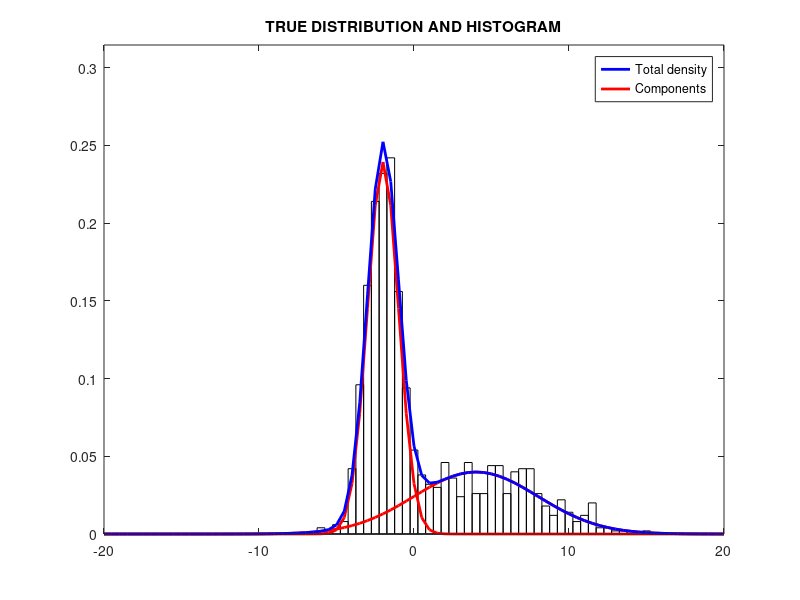
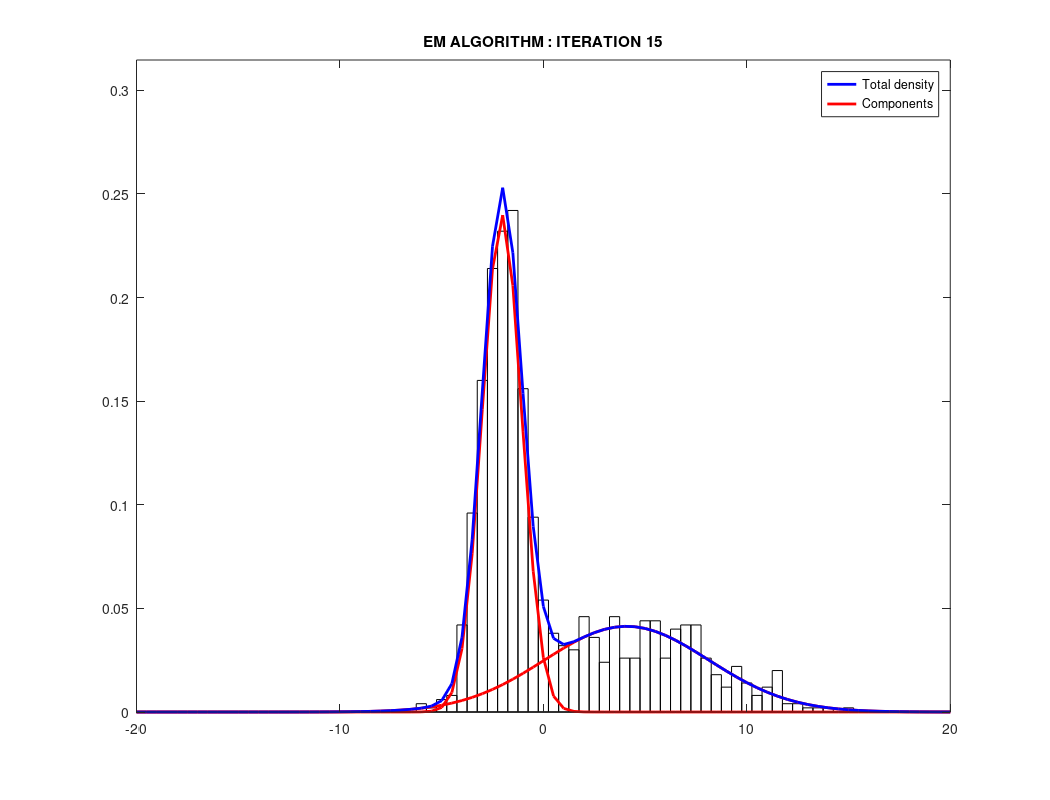

Source code (MATLAB) for these figures, in order:
function expMax

% EXPECTATION-MAXIMIZATION ALGORITHM WITH
% TWO GAUSSIAN COMPONENTS.

% GET DATA VECTOR (x)
x = MakeData;

N = length(x);

K = 2;   % NUMBER OF COMPONENTS

% INITIALIZE EM ALGORITHM

Xmean = [1 2];
Xstd = [7 1];
Pk = [0.4 0.6];

binwidth = 0.5;
bins = (-20:binwidth:20)';
n = hist(x,bins);
n = n/N/binwidth;

LW = 2;

for iter = 1:15
    
    figure(2)
    clf
    h = bar(bins,n,1);
    set(h,'FaceColor','w');
    px = zeros(size(bins));
    for k = 1:K    
        pk = Pk(k)/sqrt(2*pi)/Xstd(k)*exp(-(bins-Xmean(k)).^2/(2*Xstd(k)^2));
        px = px + pk;
        hold on
        ha1 = plot(bins,pk,'r', 'linewidth', LW);
    end
    hax = plot(bins,px,'blue', 'linewidth', LW);
    legend([ hax, ha1 ] , 'Total density', 'Components')
    s = sprintf('EM ALGORITHM : ITERATION %d',iter);
    title(s);
    xlim(bins([1 end]))
    ylim([0 1.3*max(n)])
    
    
    orient landscape
%     if iter == 1
%         print -dpsc expMax
%     else
%         print -append -dpsc expMax
%     end
    
    drawnow
    % disp('I am pausing for you to press a key.')
    % pause
    
    
    % E-STEP
    
    p1 = Pk(1)/sqrt(2*pi)/Xstd(1)*exp(-(x-Xmean(1)).^2/(2*Xstd(1)^2));
    p2 = Pk(2)/sqrt(2*pi)/Xstd(2)*exp(-(x-Xmean(2)).^2/(2*Xstd(2)^2));
    Px = p1 + p2;
    pkn = [p1./Px p2./Px];
    
    % M-STEP
    
    Pk = sum(pkn)/N;
    
    for k = 1:2
        Xmean(k) = sum(pkn(:,k).*x)/sum(pkn(:,k));
        Xstd(k) = sqrt(sum(pkn(:,k).*(x-Xmean(k)).^2)/sum(pkn(:,k)));
    end
    
    fprintf('Iteration %d\n',iter);
    fprintf('Xmean = %f\t%f\n',Xmean(1),Xmean(2));
    fprintf('Xstd = %f\t%f\n',Xstd(1),Xstd(2));
    fprintf('p(1) = %f, p(2) = %f\n\n',Pk(1),Pk(2));
end


% --- LOCAL FUNCTION ---

function x = MakeData

Xmean = [-2 4];  % MEANS OF GAUSSIANS
Xstd = [1 4];    % STANDARD DEVIATIONS
p = [0.6 0.4];   % MIXTURE PARAMETERS
p = p/sum(p);    % (Must add to 1.)

K = length(p);   % NUMBER OF COMPONENTS

N = 1000;       % NUMBER OF DATA POINTS

% GENERATE RANDOM DATA
x = [];
for k = 1:K
    x = [x; Xmean(k) + Xstd(k)*randn(round(p(k)*N),1)];
end

% DISPLAY HISTOGRAM
binwidth = 0.5;
bins = [-20:binwidth:20]';
n = hist(x,bins);
n = n/N/binwidth;

figure(1)
clf
h = bar(bins,n,1);
set(h,'FaceColor','w');

LW = 2;

px = zeros(size(bins));
for k = 1:K    
    pk = p(k)/sqrt(2*pi)/Xstd(k)*exp(-(bins-Xmean(k)).^2/(2*Xstd(k)^2));
    px = px + pk;
    hold on
    ha1 = plot(bins,pk,'r', 'linewidth', LW);
end
hax = plot(bins,px,'blue', 'linewidth', LW);
title('TRUE DISTRIBUTION AND HISTOGRAM');

legend([ hax, ha1 ] , 'Total density', 'Components');

xlim(bins([1 end]))
ylim([0 1.3*max(n)])

% orient landscape   
% print -dpsc expMax
